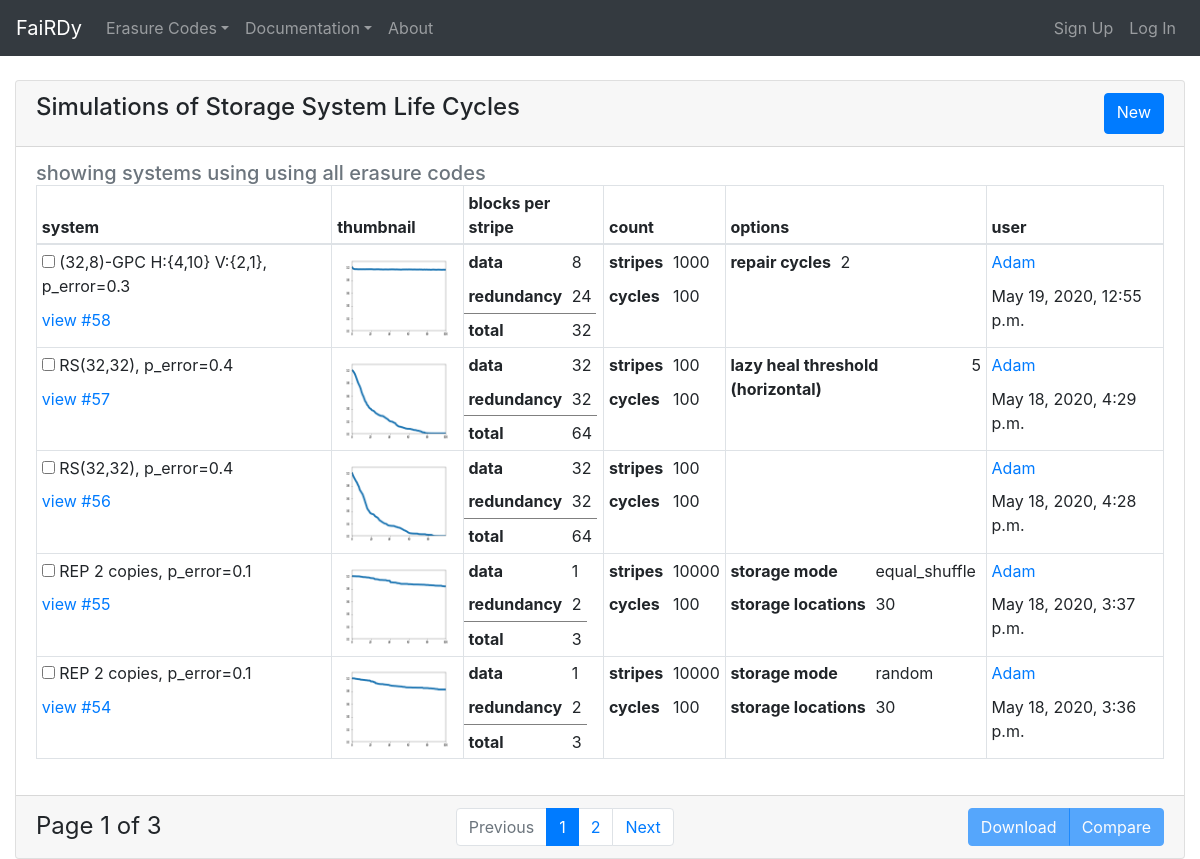
The app's page /, older data.
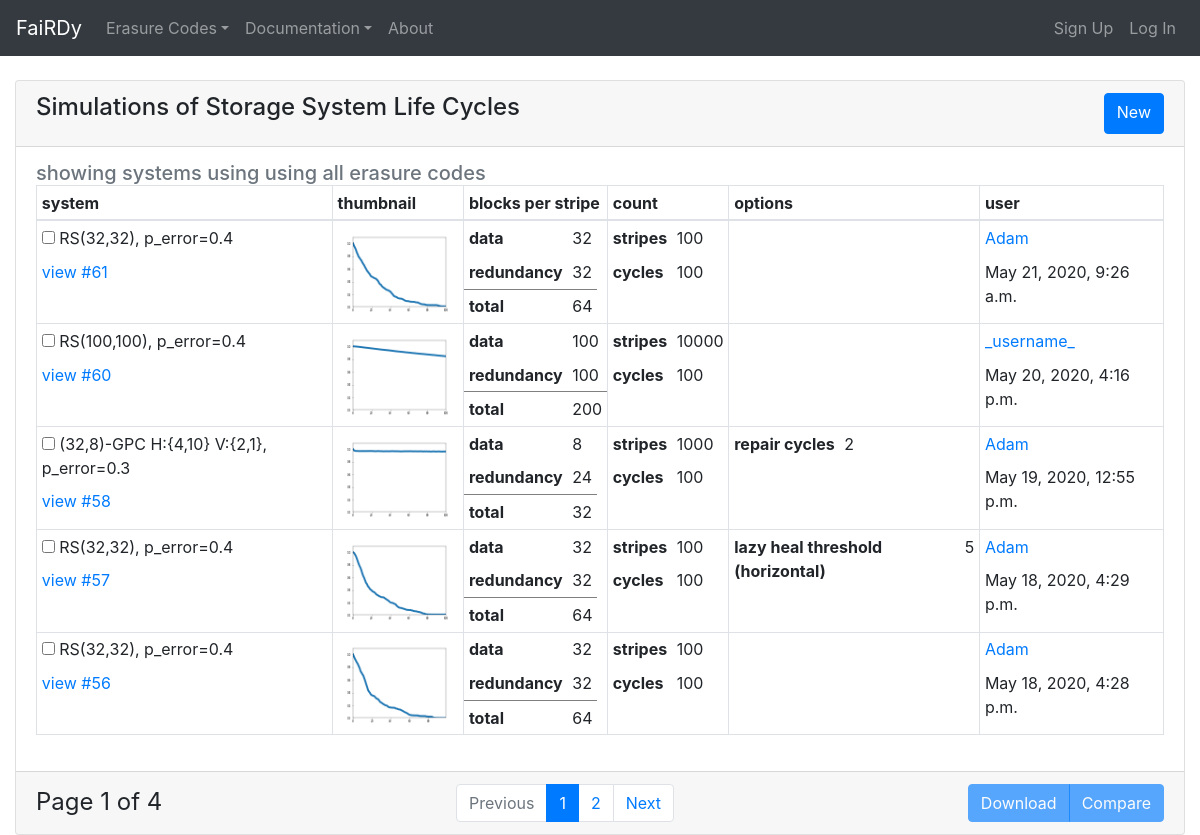
The same page, newer data.
### fairdy/models.py (models this page shows, shortened)
class Simulation(models.Model):
    class Codes(models.TextChoices):
        REPLICATION = 'REP'
        REED_SOLOMON = 'RS'
        GENERALIZED_PYRAMID = 'GP'
    class StorageLocationModes(models.TextChoices):
        RANDOM = 'random'
        EQUAL_SHUFFLE = 'equal_shuffle'
        HASH_BLOCK_INDEX = 'hash_block_index'
    code_type = models.CharField(
        'Erasure Code',
        max_length=10,
        choices=Codes.choices
    )
    k_value = models.PositiveIntegerField(
        '(k) data blocks per stripe',
        validators=[MinValueValidator(1)]
    )
    m_value = models.PositiveIntegerField(
        '(m) redundancy blocks per stripe',
        validators=[MinValueValidator(1)]
    )
    n_value = models.PositiveIntegerField(
        '(n) total blocks per stripe',
        validators=[MinValueValidator(1)]
    )
    num_stripes = models.PositiveIntegerField(
        'stripes per simulation',
        validators=[MinValueValidator(1)]
    )
    num_cycles = models.PositiveIntegerField(
        'number of cycles',
        validators=[MinValueValidator(1)]
    )
    p_error = models.FloatField(
        '(p_error) probability of block failure',
        validators=[MinValueValidator(0), MaxValueValidator(1)]
    )
    storage_location_mode = models.CharField(
        max_length=50,
        choices=StorageLocationModes.choices,
        blank=True,
        null=True
    )
    num_storage_locations = models.PositiveIntegerField(
        'Number of storage locations',
        validators=[MinValueValidator(1)]
    )
    lazy_heal_threshold = models.PositiveIntegerField(
        default=1,  # '1' for for eager heal, for GPC sims this field holds the horiz. threshold, vert. is on GPC model
        validators=[MinValueValidator(1)]
    )
    start_time = models.DateTimeField()
    end_time = models.DateTimeField(null=True)
    fairdy_user = models.ForeignKey(
        FairdyUser,
        on_delete=models.SET_NULL,
        null=True
    )
    view_count = models.PositiveIntegerField(default=0, blank=True)
    def __str__(self):
        if self.code_type == self.Codes.REED_SOLOMON:
            return 'RS({},{}), p_error={}'.format(self.k_value, self.m_value, self.p_error)
        elif self.code_type == self.Codes.GENERALIZED_PYRAMID:
            return '({},{})-GPC H:{{{},{}}} V:{{{},{}}}, p_error={}'.format(
                self.n_value,
                self.k_value,
                self.pyramidsimulation.k_horizontal,
                self.pyramidsimulation.m_horizontal,
                self.pyramidsimulation.k_vertical,
                self.pyramidsimulation.m_vertical,
                self.p_error
            )
        elif self.code_type == self.Codes.REPLICATION:
            return 'REP {} copies, p_error={}'.format(self.m_value, self.p_error)
        else:
            self.__str__()
    def num_blocks_in_system(self):
        return self.n_value * self.num_stripes
    def get_thumbnail(self):
        max_cycle_count = self.cycle_set.count()
        y = self.cycle_set.values_list('block_availability_factor', flat=True)
        x = range(0, max_cycle_count)
        pyplot.plot(x, y, linewidth=7)
        pyplot.xlim(0, max_cycle_count - 1)
        pyplot.ylim(0, 1.1)
        buf = BytesIO()
        pyplot.savefig(buf, format='png', dpi=20)
        pyplot.close()
        return base64.b64encode(buf.getvalue()).decode('utf-8').replace('\n', '')

class PyramidSimulation(models.Model):
    simulation = models.OneToOneField(Simulation, on_delete=models.CASCADE)
    num_repair_cycles = models.IntegerField(
        'repair steps per cycle',
        choices=[(1, 1), (2, 2), (3, 3)],
        default=2
    )
    k_horizontal = models.PositiveIntegerField(
        '(k_1) data blocks in horizontal direction',
    )
    m_horizontal = models.PositiveIntegerField(
        '(m_1) redundancy blocks in horizontal direction',
    )
    k_vertical = models.PositiveIntegerField(
        '(k_2) data blocks in vertical direction',
    )
    m_vertical = models.PositiveIntegerField(
        '(m_2) redundancy blocks in vertical direction',
    )
    lazy_heal_threshold_ver = models.PositiveIntegerField(
        default=1,  # default '1' for for eager heal
        validators=[MinValueValidator(1)]
    )

### fairdy/views.py (the view)
# urls.py: path('', index, name='index'),
def index(request, code_type=None):
    if code_type is not None:
        installed_codes = [item.name for item in Simulation.Codes]
        code_type = code_type.upper()
        if code_type not in installed_codes:
            raise Http404()
        else:
            request.code_type = Simulation.Codes[code_type]
            sim_list = Simulation.objects.filter(code_type=request.code_type)
    else:
        sim_list = Simulation.objects.all()
        if 'username' in request.GET:
            fairdy_user = FairdyUser.objects.get(user__username=request.GET['username'])
            sim_list = sim_list.filter(fairdy_user=fairdy_user)
    paginator = Paginator(sim_list.order_by('-id'), 5)
    page_number = request.GET.get('page')
    page_obj = paginator.get_page(page_number)
    return render(request, 'index.html', {'page_obj': page_obj})

### web/context_processors.py (called while the page is built)
def get_installed_codes(request):
    return {
        'installed_codes': Simulation.Codes
    }

### fairdy/templates/index.html (shortened to what this page needs)
{% extends "base.html" %}
{% block content %}
    <div class="row">
        <div class="col">
            {% include 'list.html' %}
        </div>
    </div>
{% endblock %}

### templates/base.html (shortened to what this page needs)
<!DOCTYPE html>
<html lang="en">
    <head>
        <link rel="stylesheet" href="https://stackpath.bootstrapcdn.com/bootstrap/4.5.0/css/bootstrap.min.css">
    </head>
    <body>
        <nav class="navbar navbar-expand-md navbar-dark bg-dark fixed-top">
            <a class="navbar-brand" href={% url 'fairdy:index' %}>FaiRDy</a>
            <div class="collapse navbar-collapse" id="navbarsExampleDefault">
                <ul class="navbar-nav mr-auto">
                    <li class="nav-item dropdown">
                        <a class="nav-link dropdown-toggle" href="#" id="dropdown01" data-toggle="dropdown">Erasure Codes</a>
                    </li>
                    <li class="nav-item dropdown">
                        <a class="nav-link dropdown-toggle" href="#" id="dropdown01" data-toggle="dropdown">Documentation</a>
                    </li>
                    <li class="nav-item">
                        <a class="nav-link" href="{% url 'about' %}">About</a>
                    </li>
                </ul>
                <ul class="navbar-nav ml-auto">
                    {% if user.is_authenticated %}
                    <li class="nav-item dropdown">
                        <a class="nav-link dropdown-toggle" href="#" id="navbarDropdownMenuLink" role="button" data-toggle="dropdown">
                            {{ request.user.username }}
                        </a>
                        <div class="dropdown-menu dropdown-menu-right" aria-labelledby="navbarDropdownMenuLink">
                            <a class="dropdown-item" href="{% url 'fairdy:index' %}?username={{ user.username }}">My Simulations</a>
                            <a class="dropdown-item" href="{% url 'accounts:profile' %}">Profile</a>
                            <a class="dropdown-item" href="{% url 'accounts:logout' %}">Log out</a>
                            {% if request.user.is_staff %}
                                <div class="dropdown-divider"></div>
                                <a class="dropdown-item" href="{% url 'accounts:user_index' %}">User Admin</a>
                            {% endif %}
                        </div>
                    </li>
                    {% else %}
                        <li class="nav-item"><a class="nav-link" href="{% url 'accounts:register' %}">Sign Up</a></li>
                        <li class="nav-item"><a class="nav-link" href="{% url 'accounts:login' %}">Log In</a></li>
                    {% endif %}
                </ul>
            </div>
        </nav>
        <main role="main" class="container-fluid">
            {% block content %}{% endblock %}
        </main>
    </body>
</html>

### fairdy/templates/list.html (shortened to what this page needs)
{% block content %}
    <div class="card">
        <div class="card-header d-flex justify-content-between">
            <h4 class="card-title">Simulations of Storage System Life Cycles</h4>
            <a class="btn btn-primary" href="{% url 'fairdy:run_simulation' %}{% if request.code_type %}?code_type={{ request.code_type }}{% endif %}">New</a>
        </div>
        <div class="card-body">
            <h5 class="card-subtitle text-muted">
                {% if 'username' in request.GET %}
                    showing systems ran by {{ request.GET.username }}
                {% elif not request.code_type %}
                    showing systems using using all erasure codes
                {% else %}
                    showing systems using {{ request.code_type.label}} erasure codes
                {% endif %}
            </h5>
            <table class="table table-sm table-bordered">
            <thead>
                <tr>
                    <th>system</th>
                    <th>thumbnail</th>
                    <th>blocks per stripe</th>
                    <th>count</th>
                    <th>options</th>
                    <th>user</th>
                </tr>
            </thead>
            <tbody>
            {% for simulation in page_obj %}
                <tr>
                    <td class="internal_cell">
                        <table class="internal_table">
                            <tr><td><input type="checkbox" id="checkboxid_{{ simulation.id }}"> {{ simulation }}</td></tr>
                            <tr><td><a href="{% url 'fairdy:visualize' %}?id={{ simulation.id }}">view #{{ simulation.id }}</a></td></tr>
                        </table>
                    </td>
                    <td>
                        <img class="img-fluid">
                    </td>
                    <td class="internal_cell">
                        <table class="internal_table">
                            <tr><th>data</th><td>{{ simulation.k_value }}</td></tr>
                            <tr><th>redundancy</th><td>{{ simulation.m_value }}</td></tr>
                            <tr style="border-top: 1px solid gray"><th>total</th><td>{{ simulation.n_value }}</td></tr>
                        </table>
                    </td>
                    <td class="internal_cell">
                        <table class="internal_table">
                            <tr><th>stripes</th><td>{{ simulation.num_stripes }}</td></tr>
                            <tr><th>cycles</th><td>{{ simulation.num_cycles }}</td></tr>
                        </table>
                    </td>
                    <td class="internal_cell">
                        <table class="internal_table">
                            {% if simulation.storage_location_mode is not None %}
                            <tr><th>storage mode</th><td>{{ simulation.storage_location_mode }}</td></tr>
                            {% endif %}
                            {% if simulation.num_storage_locations != simulation.num_blocks_in_system %}
                            <tr><th>storage locations</th><td>{{ simulation.num_storage_locations }}</td></tr>
                            {% endif %}
                            {% if simulation.lazy_heal_threshold != 1 %}
                            <tr><th>lazy heal threshold (horizontal)</th><td>{{ simulation.lazy_heal_threshold }}</td></tr>
                            {% endif %}
                            {% if simulation.pyramidsimulation %}
                            <tr><th>repair cycles</th><td>{{ simulation.pyramidsimulation.num_repair_cycles }}</td></tr>
                            {% endif %}
                        </table>
                    </td>
                    <td class="internal_cell">
                        <table class="internal_table">
                            {% with username=simulation.fairdy_user.user.username %}
                            <td><a href="{% url 'fairdy:index' %}?username={{ username }}">{{ username }}</a></td>
                            {% endwith %}
                            <tr><td>{{ simulation.end_time }}</td></tr>
                        </table>
                    </td>
                </tr>
            {% endfor %}
            </tbody>
        </table>
        </div>
        <div class="card-footer d-flex justify-content-between">
            <div class="d-inline-flex">
                <span style="font-size: 1.5em">
                    Page {{ page_obj.number }} of {{ page_obj.paginator.num_pages }}
                </span>
            </div>
            <nav class="d-inline-flex">
                <ul class="pagination m-0 ">
                    {% if page_obj.has_previous %}
                        <li class="page-item">
                            <a class="page-link" href="?page={{ page_obj.previous_page_number }}">Previous</a>
                        </li>
                        <li class="page-item">
                            <a class="page-link" href="?page={{ page_obj.previous_page_number }}">{{ page_obj.previous_page_number }}</a>
                        </li>
                    {% else %}
                        <li class="page-item disabled">
                            <a class="page-link" href="#" tabindex="-1">Previous</a>
                        </li>
                    {% endif %}
                    <li class="page-item active" aria-current="page">
                        <a class="page-link" href="#">{{ page_obj.number }}</a>
                    </li>
                    {% if page_obj.has_next %}
                        <li class="page-item">
                            <a class="page-link" href="?page={{ page_obj.next_page_number }}">{{ page_obj.next_page_number }}</a>
                        </li>
                        <li class="page-item">
                            <a class="page-link" href="?page={{ page_obj.next_page_number }}">Next</a>
                        </li>
                    {% else %}
                        <li class="page-item disabled">
                            <a class="page-link" href="#" tabindex="-1">Next</a>
                        </li>
                    {% endif %}
                </ul>
            </nav>
            <div class="btn-group">
                <a class="btn btn-primary disabled" href="{% url 'fairdy:get_csv' %}" id="download_button">Download</a>
                <a class="btn btn-primary disabled" href="{% url 'fairdy:visualize' %}" id="compare_button">Compare</a>
            </div>
        </div>
    </div>
{% endblock %}

### templates/base.html (style rules this page uses)
body { padding-top: 5rem; }

### fairdy/templates/list.html (style rules this page uses)
.internal_table { border-collapse: collapse; padding: 0; }
.internal_table tr td, .internal_table tr th { border: 0; }
td.internal_cell { padding: 0; }

Row changes from the older to the newer data that the page shows:
no longer on this page (row unchanged): Simulation: code_type+m_value+p_error "REP 2 copies, p_error=0.1", id "55", k_value "1", m_value "2", n_value "3", num_stripes "10000", num_cycles "100", storage_location_mode "equal_shuffle", num_storage_locations "30", fairdy_user.user.username "Adam", end_time "May 18, 2020, 3:37 p.m."
no longer on this page (row unchanged): Simulation: code_type+m_value+p_error "REP 2 copies, p_error=0.1", id "54", k_value "1", m_value "2", n_value "3", num_stripes "10000", num_cycles "100", storage_location_mode "random", num_storage_locations "30", fairdy_user.user.username "Adam", end_time "May 18, 2020, 3:36 p.m."
added Simulation: code_type+k_value+m_value "RS(32,32), p_error=0.4", id "61", k_value "32", m_value "32", n_value "64", num_stripes "100", num_cycles "100", fairdy_user.user.username "Adam", end_time "May 21, 2020, 9:26 a.m."
added Simulation: code_type+k_value+m_value "RS(100,100), p_error=0.4", id "60", k_value "100", m_value "100", n_value "200", num_stripes "10000", num_cycles "100", fairdy_user.user.username "_username_", end_time "May 20, 2020, 4:16 p.m."
Text that changed along with them:
{{ page_obj.paginator.num_pages }}: "3" → "4"
